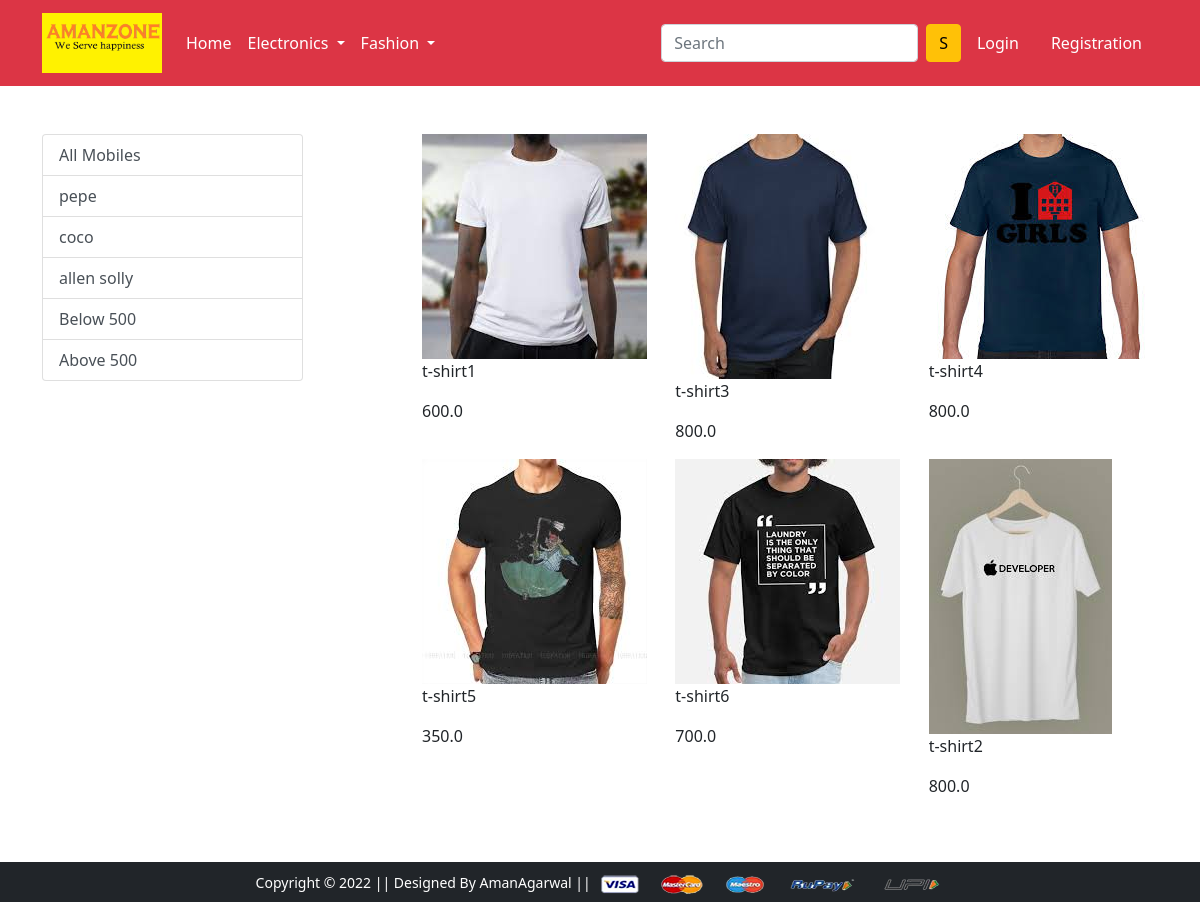
Screenshot of /topwear/ with the database file from the repository.
### app/models.py (models this page shows, shortened)
class Product(models.Model):
    title = models.CharField(max_length=100)
    selling_price = models.FloatField()
    discounted_price =models.FloatField()
    description = models.TextField()
    brand = models.CharField(max_length=100)
    category = models.CharField(choices=CATEGORY_CHOICES , max_length=2)
    product_image =models.ImageField(upload_to = 'productimg')

### app/views.py (the view)
# urls.py: path('topwear/', views.topwear, name='topwear'),
def topwear(request ,data=None):
    if data == None:
        topwears = Product.objects.filter(category = 'TW')
    elif data == 'allensolly' or data == 'coco' or data=='pepe':
        topwears = Product.objects.filter(category = 'TW').filter(brand = data)
    elif data == 'below':
        topwears = Product.objects.filter(category = 'TW').filter(discounted_price__lt= 500)
    elif data == 'above':
        topwears = Product.objects.filter(category = 'TW').filter(discounted_price__gt = 500)
    return render(request, 'app/topwear.html',{'topwears':topwears})

### app/templates/app/topwear.html (shortened to what this page needs)
{% extends 'app/base.html' %}
{% load static %}
{% block main-content %}
<div class="container my-5">
 <div class="row">
  <div class="col-sm-3">
  <ul class="list-group">
  <a  href = "{% url 'topwear' %}" class ="list-group-item list-group-item-action" aria-current = "true" > All Mobiles</a>
  <a  href = "{% url 'topweardata' 'pepe'%}" class ="list-group-item list-group-item-action" aria-current = "true" > pepe</a>
  <a  href = "{% url 'topweardata' 'coco'%}" class ="list-group-item list-group-item-action" aria-current = "true" > coco</a>
  <a  href = "{% url 'topweardata' 'allensolly'%}" class ="list-group-item list-group-item-action" aria-current = "true" > allen solly</a>
   <a  href = "{% url 'topweardata' 'below'%}" class ="list-group-item list-group-item-action" aria-current = "true" > Below 500</a>
   <a  href = "{% url 'topweardata' 'above'%}" class ="list-group-item list-group-item-action" aria-current = "true" > Above 500</a>
</ul>
  </div>
  <div class="col-sm-8 offset-sm-1">
    <div class="row">
        {% for product in topwears %}
        <div class="col-sm-4">
        <a href="{%url 'product-detail' product.id %}">
        <img src={{product.product_image.url}} alt="">
         </a>
        <p>{{product.title}}</p>
        <p>{{product.discounted_price}}</p>
        </div>
        {% endfor %}
   </div>
  </div>
 </div>
</div>
{% endblock main-content %}

### rows the page displays
Product: product_image (picture), title "t-shirt1", discounted_price "600.0"
Product: product_image (picture), title "t-shirt3", discounted_price "800.0"
Product: product_image (picture), title "t-shirt4", discounted_price "800.0"
Product: product_image (picture), title "t-shirt5", discounted_price "350.0"
Product: product_image (picture), title "t-shirt6", discounted_price "700.0"
Product: product_image (picture), title "t-shirt2", discounted_price "800.0"
